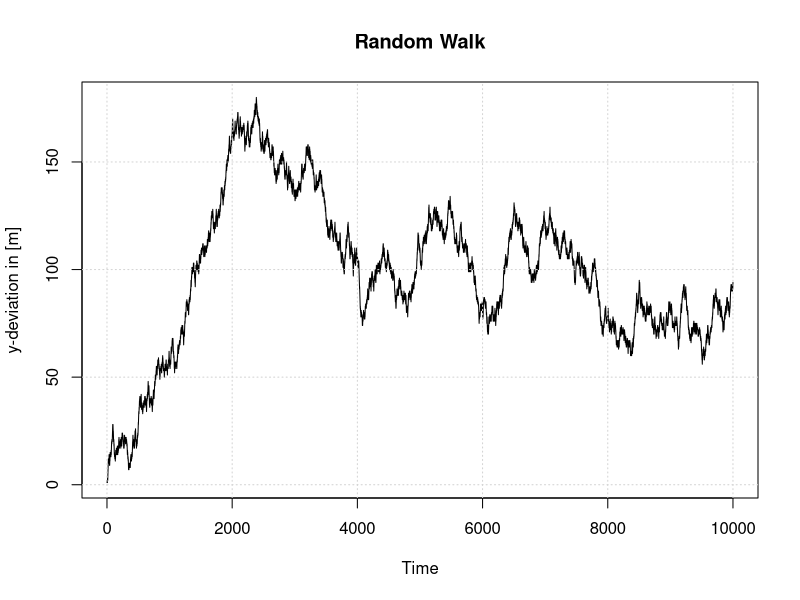
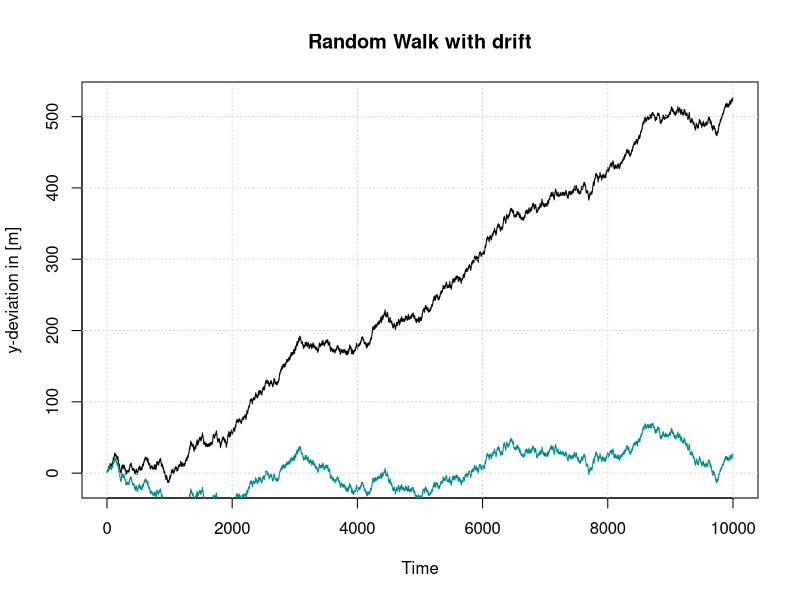

Source code (R) for these figures, in order:
## Example Mathematical Models for Time Series 1.1
# Random samples d and cumulative sum x
d = sample(c(-1, 1), replace = T, size = 10000)
x = ts(cumsum(d))
# Plot
plot(x, main = "Random Walk", ylab = "y-deviation in [m]")
grid()

# Add drift  (delta)
set.seed(12)
d = sample(c(-1, 1), replace = T, size = 10000)
delta = 0.05
y = seq(from = 0, to = (10000 - 1) * delta, by = delta)
y = y + cumsum(d)

# plot
plot(ts(y), main = "Random Walk with drift", 
     ylab = "y-deviation in [m]")
lines(cumsum(d), col = "darkcyan")
grid()

